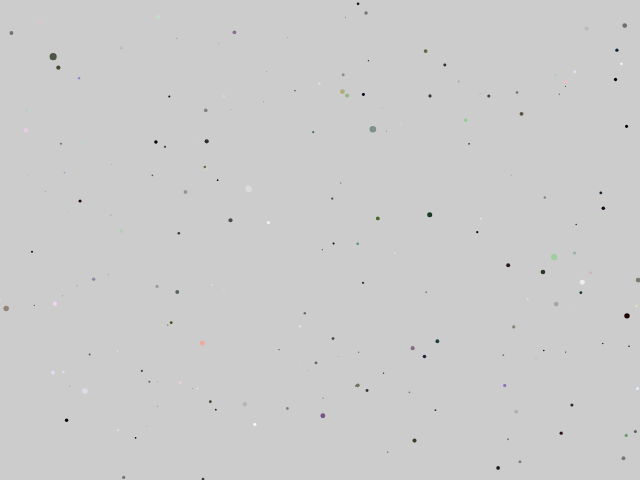
Frame 1 (no input)
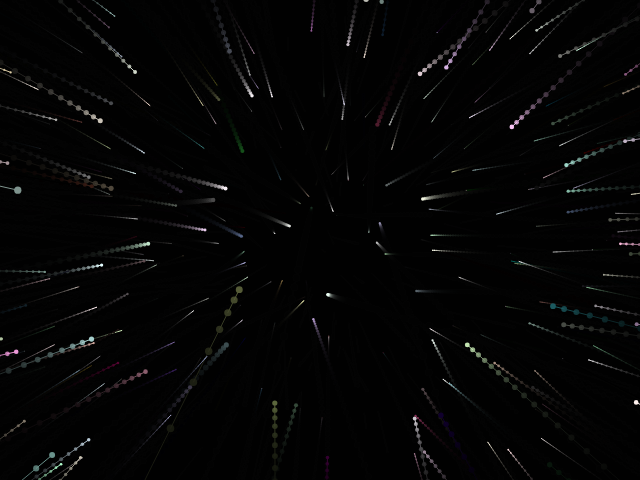
Frame 60 (no input)
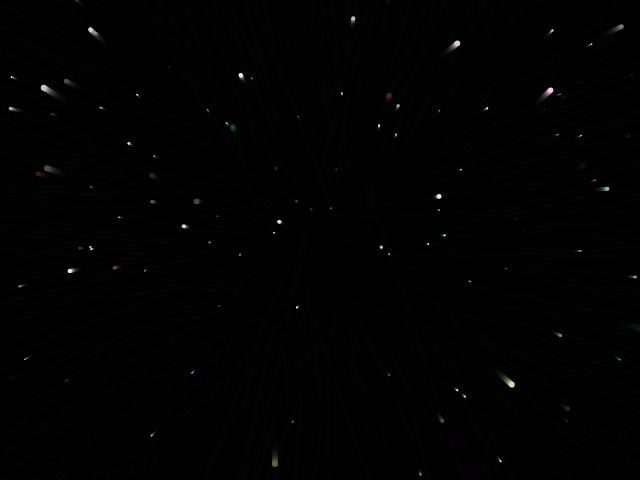
Frame 120 (the mouse pressed at the canvas centre since frame 60)

The p5.js sketch that drew these frames (run headless with seeded random() and noise() and a simulated clock; from frame 60 on, the mouse is pressed at the canvas centre):

// p5.js sketch
// ── sketch.js
var starCount = 500;
var wanderSpeed = 50;
var colorVariance = 50;
var sizeVariance = 8;
var backgroundRefresh = 'rgba(0, 0, 0, 0.2)';
var width = 640 * 2; //these are the theoretical boundries of our cube
var height = 480 * 2; //make the width and height bigger as we want the back face to fill the viewport (think about perspective)
var depth = 700;
var stars  = []; //holds all the stars!
var speed;
var starCount__visible;

function setup() {
  createCanvas(640, 480);
  for (var i = 0; i < starCount; i++){
    stars[i] = new Star();//initialize a star randomly!
    stars[i].init();
  }
}

function draw() {
  speed = map(mouseX, 0, width, -10, 10);
  starCount__visible = map(mouseY, 0, height, starCount, 0);
  background(backgroundRefresh);
  translate(width / 2, height / 2);
  for (var i = 0; i < starCount; i++){
    if (i < starCount__visible) {
      stars[i].update();
      stars[i].draw();
    } else {
      stars[i].reset();
    }
  }
}
// ── star.js
//global var speed is mapped to the mouse position on the screen
function Star(){
    this.x; this.sx; //sx and sy update over time, x and y don't. 
    this.y; this.sy; //That way the initial x & y can be used to extrapolate sx and sy as z changes
    this.xv; this.xy; //random vectors to add into the mix!
    this.px; this.py; //past x and past y - used to make the line!
    this.justReset; //used to toggle the line off when the partical is reset
    this.z; this.size; //size will be linked to z
    this.color;

    //stars have to init themselves as they'll return once they leave the boundries, and they should know themselves when that happenss
    this.init = function(){
        //Start off at some random point in the screen (it's been moved so 0 is at the center)
        this.x = random(-(width / 2), width / 2);
        this.y = random(-(height / 2), height / 2);
        this.z = random(0, depth); //a random large number
        this.xv = random(-wanderSpeed,wanderSpeed);
        this.yv = random(-wanderSpeed,wanderSpeed);
        this.size = map(this.z, 0, depth, sizeVariance, 0);
        var colorSeed = random(255);
        var thisColorVariance = random(50);
        this.color = color(
            random(colorSeed - thisColorVariance, colorSeed + thisColorVariance),
            random(colorSeed - thisColorVariance, colorSeed + thisColorVariance),
            random(colorSeed - thisColorVariance, colorSeed + thisColorVariance)
        );
        //take a number and map it from one range to another
    }

    this.reset = function(){
        this.init();
        this.z = random(depth, (depth - depth / 4)); //give a bit of variation
        this.justReset = true;
    }

    this.update = function(){
        this.z = this.z - (1 + speed); //z so=lowly decreaces as the depth of the star slowly approaces 0 (the "camera"'s location)

        //if the star has passed behind the camera
        if (this.z <= 0) {
            this.reset();
        }

        //if the star has gone beyond the extent of our "cube" put it back to 0 (because the mouse can rewind)
        if (this.z > depth) {
            this.init();
            this.z = 0;
        }

        this.size = map(this.z, 0, depth, 8, 0);

        this.px = this.sx; this.py = this.sy;
        this.sx = map( (this.x / this.z), 0, 1, 0, width) + this.xv;//the resullt should be between 0 and the width
        this.sy = map( (this.y / this.z), 0, 1, 0, height) + this.yv;//negative numbers should work here too
    }

    this.draw = function(){
        fill(this.color);
        noStroke();
        ellipse(this.sx, this.sy, this.size, this.size);
        if (!this.justReset) {
            stroke(this.color);
            line(this.sx, this.sy, this.px, this.py);
        } else {
            this.justReset = false;
        }
    }
}
